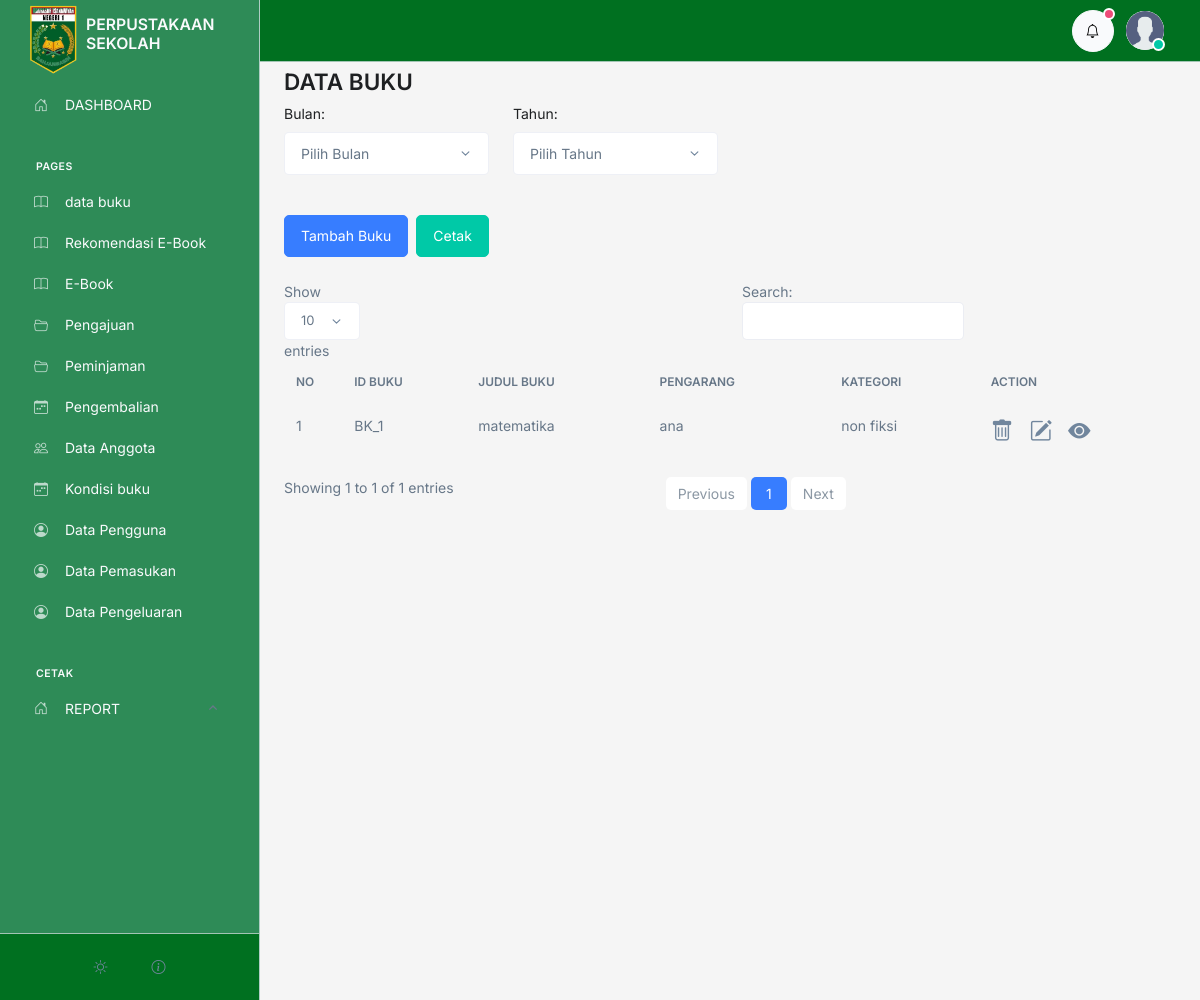
/admin/katalog/index.php (signed in), run on the app's committed database.
### tables this page shows
CREATE TABLE `katalog` (
  `id` int(11) NOT NULL,
  `judul` varchar(100) NOT NULL,
  `pengarang` varchar(100) NOT NULL,
  `id_kategori` int(11) NOT NULL
);

CREATE TABLE `kategori` (
  `id` int(100) NOT NULL,
  `nama` varchar(100) NOT NULL
);

### admin/controller.php (called while the page is built, shortened)
<?php
$conn = mysqli_connect('localhost', 'root', '', 'perpustakaan');
function getFilter($table)
{
    global $conn;
    $query = "SELECT * FROM $table";
    $query .= " ORDER BY id DESC";
    $rows = [];
    $result = mysqli_query($conn, $query);
    if ($result) {
        while ($row = mysqli_fetch_assoc($result)) {
            $rows[] = $row;
        }
    } else {
        echo "Error: " . mysqli_error($conn);
    }
    return $rows;
}
function hasOne($id_relation, $table_relation, $field)
{
   $conn = mysqli_connect('localhost', 'root', '', 'perpustakaan');
   $query = "SELECT $field FROM $table_relation WHERE id = $id_relation";
   $result = mysqli_query($conn, $query);
   $row = mysqli_fetch_array($result, MYSQLI_ASSOC);
   if ($row) {
      return $row[$field];
   } else {
      return null;
   }
}

### admin/katalog/index.php (the view, shortened to what this page needs)
<?php include '../template/header.php';
$Books = getFilter("katalog");
$no = 1;
?>
<div class="container ">
   <h1>DATA BUKU</h1>
   <form action="" method="get" class="mb-3" id="filterForm">
      <div class="row">
         <div class="col-md-3">
            <label for="bulan" class="form-label">Bulan:</label>
            <select name="bulan" id="bulan" class="form-select" onchange="submitForm()">
               <option value="">Pilih Bulan</option>
            </select>
         </div>
         <div class="col-md-3">
            <label for="tahun" class="form-label">Tahun:</label>
            <select name="tahun" id="tahun" class="form-select" onchange="submitForm()">
               <option value="">Pilih Tahun</option>
            </select>
         </div>
      </div>
   </form>
   <div class="d-flex gap-2">
      <a href="tambah.php" class="btn btn-primary my-4">Tambah Buku</a>
      <div>
         <button type="button" class="btn btn-success mt-4" onclick="printData()">Cetak</button>
      </div>
   </div>
   <table class="table" id="table">
      <thead class="mt-3">
         <tr>
            <th>NO</th>
            <th>ID Buku</th>
            <th>JUDUL BUKU</th>
            <th>PENGARANG</th>
            <th>KATEGORI</th>
            <th>ACTION</th>
         </tr>
      </thead>
      <tbody>
         <?php foreach ($Books as $book) :   ?>
            <tr>
               <td><?= $no++; ?></td>
               <td>BK_<?= $book['id']; ?></td>
               <td><?= $book['judul']; ?></td>
               <td><?= $book['pengarang']; ?></td>
               <td><?= hasOne($book['id_kategori'], 'kategori', 'nama') ?></td>
               <td>
                  <div class="d-flex gap-3">
                     <a href="delete.php?id=<?= $book['id'] ?>" onclick="return confirm('yakin ingin menghapus data ini ?')" class=" fs-1 text-secondary">
                        <i class="bi bi-trash"></i>
                     </a>
                     <a href="edit.php?id=<?= $book['id'] ?>" class="fs-1 text-secondary">
                        <i class="bi bi-pencil-square"></i>
                     </a>
                     <a href="detail.php?id=<?= $book['id'] ?>" class="fs-1 text-secondary">
                        <i class="bi bi-eye-fill"></i>
                     </a>
                  </div>
               </td>
            </tr>
         <?php endforeach  ?>
      </tbody>
   </table>
</div>
<?php include '../template/footer.php'; ?>

### admin/template/header.php (style rules this page uses)
* { transition: unset !important; }
body { opacity: 0; }

### data on the page
katalog: id "1", judul "matematika", pengarang "ana", id_kategori.nama "non fiksi"
